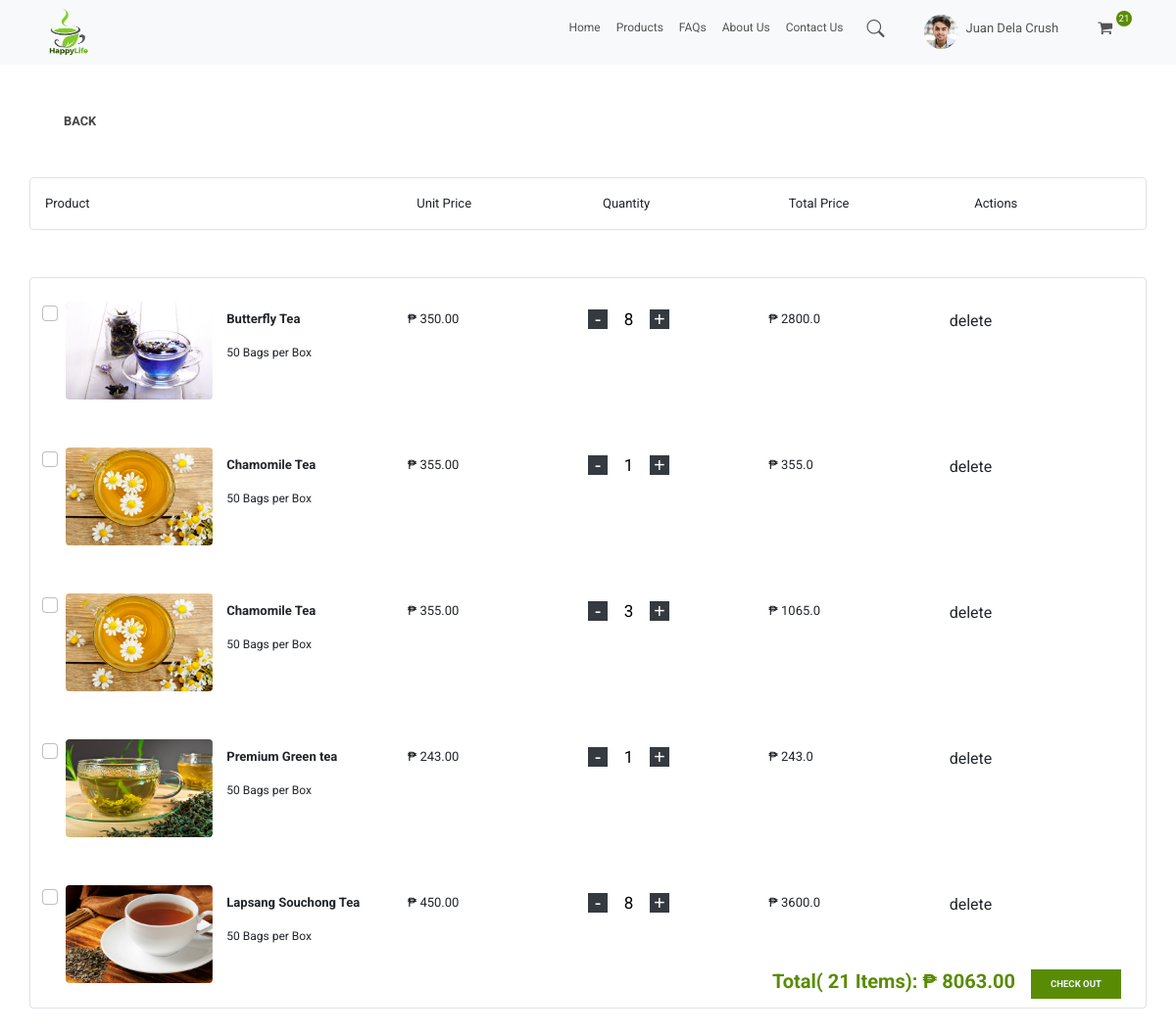
Page /user_cart/ (signed in) on the earlier database version.
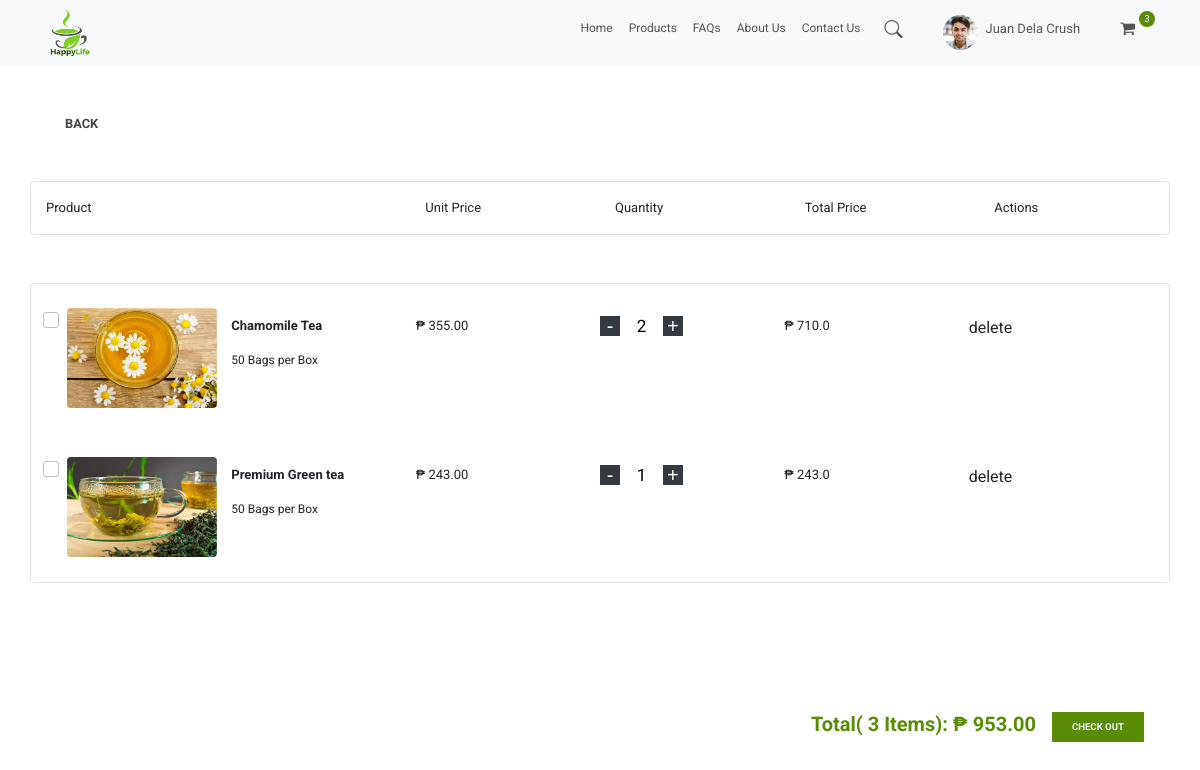
Same page on the later database version.
### store/models.py (models this page shows, shortened)
class Order(models.Model):
    customer = models.ForeignKey(Customer, on_delete=models.SET_NULL, null=True, blank=True)
    date_ordered = models.DateTimeField(auto_now_add=True)
    complete = models.BooleanField(default=False, null=True, blank=False)
    transaction_id = models.CharField(max_length=100, null=True)
    @property
    def get_cart_total(self):
        orderitems = self.orderitem_set.all()
        total = sum([item.get_total for item in orderitems])
        return total
    def get_cart_items(self):
        orderitems = self.orderitem_set.all()
        total = sum([item.quantity for item in orderitems])
        return total

class OrderItem(models.Model):
    product = models.ForeignKey(Product, on_delete=models.SET_NULL, null=True, blank=True)
    order = models.ForeignKey(Order, on_delete=models.SET_NULL, null=True, blank=True)
    quantity = models.IntegerField(default=0, null=True, blank=True)
    date_added = models.DateTimeField(auto_now_add=True)
    @property
    def get_total(self):
        total = self.product.price * self.quantity
        return total

class Product(models.Model):
    name = models.CharField(max_length=200)
    price = models.FloatField()
    details = models.CharField(max_length=500, null=True, blank=True)
    benefits = models.CharField(max_length=500, null=True, blank=True)
    image = models.ImageField(null=True, blank=True)
    @property
    def imageURL(self):
        try:
            url = self.image.url
        except:
            url = ''
        return url

### store/views.py (the view)
# urls.py: path('user_cart/', views.user_cart, name="user_cart"),
def user_cart(request):
    if request.user.is_authenticated:
        customer = request.user.customer
        order, created = Order.objects.get_or_create(customer=customer, complete=False)
        items = order.orderitem_set.all()
        cartItems = order.get_cart_items
    else:
        items = []
        order = {'get_cart_total': 0, 'get_cart_items': 0}
        cartItems = order['get_cart_items']
    context = {'items': items, 'order': order, 'cartItems': cartItems}
    return render(request, 'user/cart.html', context)

### store/templates/user/cart.html
{% extends 'user/home.html' %}
{% load static %}
{% block content %}
    <section id="signin-form" >
        <div class="container">
            <a href="{% url 'user_products' %}"><button class="back-btn py-5">Back</button></a>
            <div class="row border rounded pt-3">
                <div class="col-lg-4">
                    <p>Product</p>
                </div>
                <div class="col-lg-2">
                    <p>Unit Price</p>
                </div>
                <div class="col-lg-2">
                    <p>Quantity</p>
                </div>
                <div class="col-lg-2">
                    <p>Total Price</p>
                </div>
                <div class="col-lg-2">
                    <p>Actions</p>
                </div>
            </div>
            <br><br>
            <div class="row border rounded">
            {% for item in items %}
            <div class="row p-3">
                <div class="col-lg-4">
                    <div class="row">
                        <div class="col-lg-6">
                            <div class="form-check pt-2">
                              <input class="form-check-input" type="checkbox" value="" id="flexCheckDefault">
                              <label class="form-check-label" for="flexCheckDefault">
                                <img id="cart-image" class="rounded mx-auto d-block" src="{{item.product.imageURL}}">
                              </label>
                            </div>
                        </div>
                        <div class="col-lg-6 col-md-4 py-3">
                              <p><strong>{{item.product.name}}</strong></p>
                              <p style="font-size:12px;, margin:0;, padding: 0;">50 Bags per Box</p>
                        </div>
                    </div>
                </div>
                <div class="col-lg-2 pt-3">
                    <p>₱ {{item.product.price|floatformat:2}}</p>
                </div>
                <div class="col-lg-2 pt-3">
                        <div class="qty">
                            <span data-product="{{item.product.id}}" data-action="remove" class="minus bg-dark update-cart">-</span>
                            <input type="number" class="count" name="qty" value="{{ item.quantity}}">
                            <span data-product="{{item.product.id}}" data-action="add" class="plus bg-dark update-cart">+</span>
                        </div>
                </div>
                <div class="col-lg-2 pt-3">
                    <p>₱ {{item.get_total}}</p>
                </div>
                <div class="col-lg-2 pt-3">
                    <span data-product="{{item.product.id}}" data-action="delete" class="update-cart">delete</span>
                </div>
            </div>
            {% endfor %}
            </div>
            <br><br>
            <div class="d-flex justify-content-end py-5 px-5 fixed-bottom">
                <div class="p-2 bd-highlight">
                    <h2 style="font-size: 20px">Total( {{order.get_cart_items}} Items): ₱ {{order.get_cart_total|floatformat:2}}</h2>
                </div>
                <div class="p-2 bd-highlight">
                    <a href="{% url 'user_checkout' %}"><button class="btn-add-to-cart">CHECK OUT</button></a>
                </div>
            </div>
        </div>
    </section>
{% endblock content %}

### store/templates/user/home.html (shortened to what this page needs)
<!DOCTYPE html>
{% load static %}
<html>
<head>
        <link rel="stylesheet" href="https://cdn.jsdelivr.net/npm/bootstrap@5.2.0-beta1/dist/css/bootstrap.min.css">
        <link rel="stylesheet" href="https://cdn.jsdelivr.net/npm/bootstrap@4.1.3/dist/css/bootstrap.min.css">
        <link rel="stylesheet" href="https://stackpath.bootstrapcdn.com/bootstrap/4.1.3/css/bootstrap.min.css">
        <link rel="stylesheet" href="https://cdn.jsdelivr.net/npm/bootstrap-icons@1.8.3/font/bootstrap-icons.css">
        <link rel="stylesheet" href="https://cdn.jsdelivr.net/npm/bootstrap@4.0.0/dist/css/bootstrap.min.css"
>
        <link href="https://stackpath.bootstrapcdn.com/font-awesome/4.7.0/css/font-awesome.min.css" rel="stylesheet">
        <link rel="stylesheet" type="text/css" href="{% static 'css/main.css' %}">
</head>
<body>
        <nav class="navbar sticky-top navbar-expand-lg bg-light">
          <div class="container">
            <a href="{% url 'user_home' %}"><img src="{% static 'images/HappyLife-logo.png' %}" alt=""></a>
            <div class="collapse navbar-collapse" id="navbarSupportedContent">
                {% with request.resolver_match.url_name as url_name %}
              <ul class="navbar-nav ml-auto">
                <li class="nav-item ">
                  <a class="nav-link {% if url_name == 'user_home' %}active{% endif %}" aria-current="page" href="{% url 'user_home' %}">Home</a>
                </li>
                <li class="nav-item">
                  <a class="nav-link {% if url_name == 'user_products' %}active{% endif %}" href="{% url 'user_products' %}">Products</a>
                </li>
                  <li class="nav-item">
                  <a class="nav-link {% if url_name == 'user_faqs' %}active{% endif %}" href="{% url 'user_faqs' %}">FAQs</a>
                </li>
                  <li class="nav-item">
                  <a class="nav-link {% if url_name == 'user_about_us' %}active{% endif %}" href="{% url 'user_about_us' %}">About Us</a>
                </li>
                  <li class="nav-item">
                  <a class="nav-link {% if url_name == 'user_contact_us' %}active{% endif %}" href="{% url 'user_contact_us' %}">Contact Us</a>
                </li>
                  <li class="nav-item pt-1 px-3">
                      <a href="#search"><i class="bi bi-search" aria-hidden="true"></i></a>
                  </li>
                  <li class="nav-item pt-1 pl-4 pr-1 ">
                       <a href="#">
                           <img src="{% static 'images/persons/profile.png' %}" alt="..." class="rounded-circle size">
                       </a>
                </li>
                  <li class="nav-item pt-2 pl-1 pr-4 ">
                      <a class="view_link" href="#">
                            <p>Juan Dela Crush</p>
                      </a>
                </li>
                  <li class="nav-item pt-1 pl-3 pr-1">
                      <a href="{% url 'user_cart' %}">
                            <i class="fas fa fa-shopping-cart fa-lg"></i>
                      </a>
                </li>
                <li class="nav-item  ">
                      <span class="cart-basket d-flex align-items-center justify-content-center">
                       {{cartItems}}
                      </span>
                </li>
              </ul>
                {% endwith %}
            </div>
          </div>
        </nav>
        {% block content%}{% endblock content%}
</body>
</html>

### static/css/main.css (style rules this page uses)
body { background-color: white; font-family: 'Roboto', sans-serif; }
img { width: 50px; }
a { font-size: 12px !important; color: #545454 !important; }
.navbar { top: 0; left: 0; }
.container .row img { width: 100%; border-radius: 5px; transition: .5s ease; backface-visibility: hidden; }
h2 { font-size: 25px; color: #598c04; font-weight: bold; }
.btn-add-to-cart { font-size: 0.6rem; font-weight: 700; outline: none; border: none; background-color: #598c04; color: aliceblue; padding: 8px 20px; cursor: pointer; text-transform: uppercase; -webkit-transition-duration: 0.4s; transition-duration: 0.4s; }
.qty .count { color: #000; display: inline-block; vertical-align: top; font-size: 17px; line-height: 15px; padding: 0; ;min-width: 35px; text-align: center; }
.qty .plus { cursor: pointer; display: inline-block; vertical-align: top; color: white; width: 20px; height: 20px; font: 20px/1 Arial,sans-serif; text-align: center; }
.qty .minus { cursor: pointer; display: inline-block; vertical-align: top; color: white; width: 20px; height: 20px; font: 20px/1 Arial,sans-serif; text-align: center; background-clip: padding-box; }
span { -webkit-user-select: none; -moz-user-select: none; -ms-user-select: none; }
input { border: 0; width: 2%; }
.back-btn { font-size: 0.8rem; font-weight: 700; outline: none; border: none; background-color: transparent; color: #454545; padding: 8px 20px; cursor: pointer; text-transform: uppercase; -webkit-transition-duration: 0.4s; transition-duration: 0.4s; }
#signin-form { background: white; width: 100%; height: 100vh; text-align: left; background-size: fit; display: inline; flex-direction: column; justify-content: center; align-items: flex-start; }
#cart-image { width: 150px; height: 100px; }
.size { width: 35px !important; height: 35px !important; }
.bi { font-size: 18px !important; }
.cart-basket { font-size: .6rem; width: 16px; height: 16px; color: #fff; background-color: #598c04; border-radius: 50%; }
p { font-size: 13px; }

Differences in the rows shown:
removed Order: id.quantity "21", get_cart_items "21", get_cart_total "8063.00"
removed OrderItem: product.imageURL (picture), product.name "Butterfly Tea", product.price "350.00", qty "8", get_total "2800.0"
removed OrderItem: product.imageURL (picture), product.name "Chamomile Tea", product.price "355.00", qty "1", get_total "355.0"
removed OrderItem: product.imageURL (picture), product.name "Chamomile Tea", product.price "355.00", qty "3", get_total "1065.0"
removed OrderItem: product.imageURL (picture), product.name "Lapsang Souchong Tea", product.price "450.00", qty "8", get_total "3600.0"
added Order: id.quantity "3", get_cart_items "3", get_cart_total "953.00"
added OrderItem: product.imageURL (picture), product.name "Chamomile Tea", product.price "355.00", qty "2", get_total "710.0"
